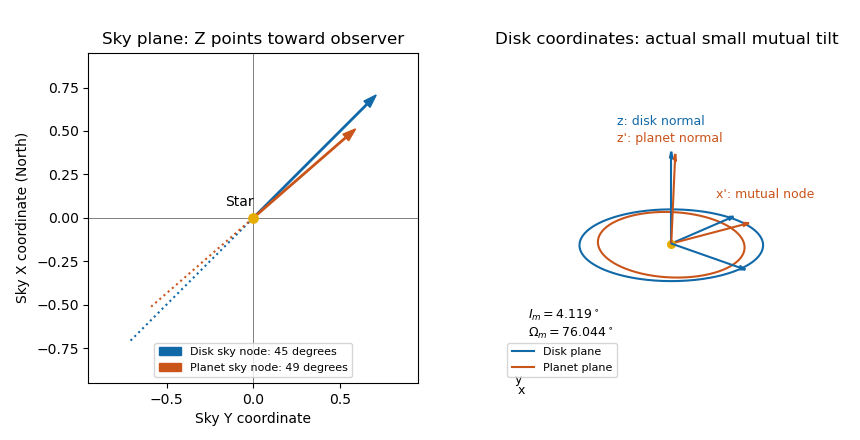

Recreate this plot in Python.
from pathlib import Path
import os
import tempfile
os.environ.setdefault("MPLCONFIGDIR", str(Path(tempfile.gettempdir()) / "codex-wiki-matplotlib"))
import matplotlib
matplotlib.use("Agg")
import matplotlib.pyplot as plt
import numpy as np
plt.rcParams.update({"font.size": 10, "savefig.facecolor": "white"})

Id, Ip, Od, Op = np.deg2rad([87, 88, 45, 49])
A=np.cos(Id)*np.sin(Ip)*np.cos(Op-Od)-np.sin(Id)*np.cos(Ip)
B=np.sin(Ip)*np.sin(Op-Od)
Om=np.arctan2(B,A)
Im=np.arccos(np.cos(Id)*np.cos(Ip)+np.sin(Id)*np.sin(Ip)*np.cos(Op-Od))
fig=plt.figure(figsize=(8.6,4.4),dpi=100,facecolor='white')
ax=fig.add_subplot(121)
for ang,color,r,label in [(Od,'#1269a8',1.,'Disk sky node: 45 degrees'),(Op,'#ca551b',.78,'Planet sky node: 49 degrees')]:
 ax.arrow(0,0,r*np.sin(ang),r*np.cos(ang),width=.008,head_width=.05,color=color,length_includes_head=True,label=label)
 ax.plot([-r*np.sin(ang),0],[-r*np.cos(ang),0],color=color,ls=':',lw=1.5)
ax.scatter([0],[0],s=45,color='#e6ac00',zorder=4)
ax.text(-.16,.07,'Star')
ax.axhline(0,color='gray',lw=.7);ax.axvline(0,color='gray',lw=.7)
ax.set(xlim=(-.95,.95),ylim=(-.95,.95),xlabel='Sky Y coordinate',ylabel='Sky X coordinate (North)',title='Sky plane: Z points toward observer')
ax.set_aspect('equal');ax.legend(loc='lower center',fontsize=8)
ax=fig.add_subplot(122,projection='3d')
xp=np.array([np.cos(Om),np.sin(Om),0.])
yp=np.array([-np.sin(Om)*np.cos(Im),np.cos(Om)*np.cos(Im),np.sin(Im)])
zp=np.cross(xp,yp);t=np.linspace(0,2*np.pi,300)
ax.plot(np.cos(t),np.sin(t),np.zeros_like(t),color='#1269a8',label='Disk plane')
c=.8*(xp[:,None]*np.cos(t)+yp[:,None]*np.sin(t));ax.plot(*c,color='#ca551b',label='Planet plane')
for v,col,label in [(np.array([1.,0,0]),'#1269a8','x'),(np.array([0.,1.,0]),'#1269a8','y'),(np.array([0.,0.,1.]),'#1269a8','z'),(xp,'#ca551b',"x': mutual node"),(zp,'#ca551b',"z': planet normal")]:
 ax.quiver(0,0,0,*v,length=1.05,color=col,arrow_length_ratio=.08);
 if label in ['x','y']:ax.text(*(1.17*v),label,fontsize=9,transform=ax.transAxes)
ax.text2D(.08,.14,rf'$I_m={np.rad2deg(Im):.3f}^\circ$'+'\n'+rf'$\Omega_m={np.rad2deg(Om):.3f}^\circ$',fontsize=9,transform=ax.transAxes)
ax.text2D(.35,.78,'z: disk normal',color='#1269a8',fontsize=9,transform=ax.transAxes)
ax.text2D(.35,.73,"z': planet normal",color='#ca551b',fontsize=9,transform=ax.transAxes)
ax.text2D(.65,.56,"x': mutual node",color='#ca551b',fontsize=9,transform=ax.transAxes)
ax.scatter([0],[0],[0],color='#e6ac00',s=30)
ax.set(xlim=(-1.15,1.15),ylim=(-1.15,1.15),zlim=(-.5,1.2),title='Disk coordinates: actual small mutual tilt')
ax.view_init(elev=22,azim=-48);ax.set_axis_off();ax.legend(loc='lower left',fontsize=8)
fig.subplots_adjust(left=.08,right=.99,bottom=.13,top=.88,wspace=.12)
fig.savefig(Path.cwd()/'paper-63-orbital-frames.png',dpi=100,facecolor='white')
